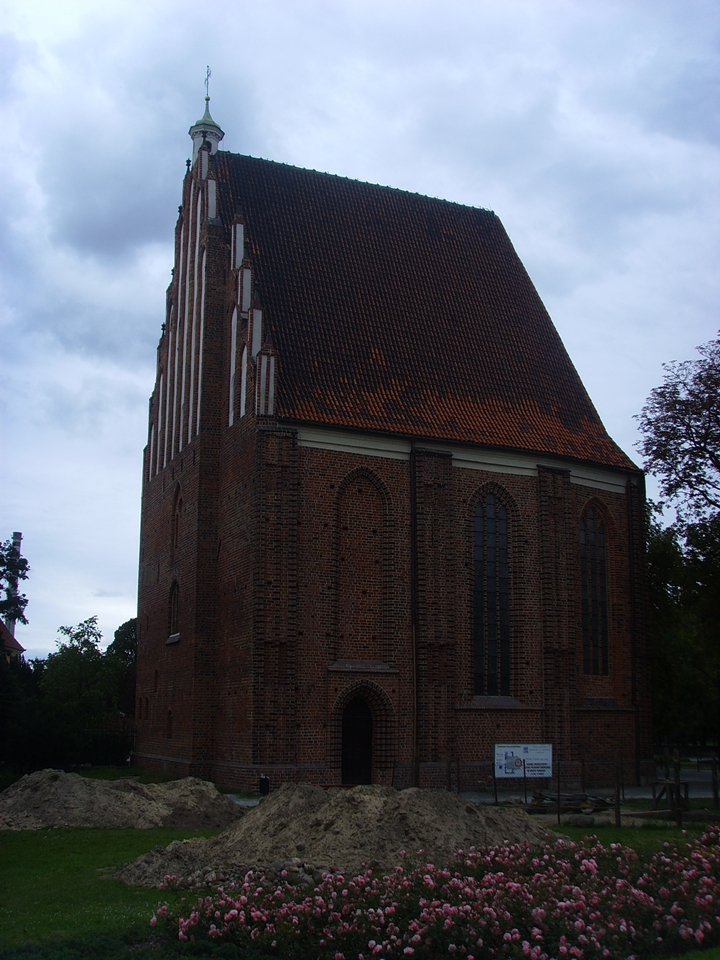
#> input picture images/church.jpg, 720 x 960 px, found by its file name
$ python image_contrast.py
#> lines starting #> are read from the running program, lines starting #| are printed output that depends on the picture
import cv2
import numpy as np
import matplotlib.pyplot as plt
from skimage.metrics import peak_signal_noise_ratio as psnr

img = cv2.imread('church.jpg')
#> img is the input picture: shape (960, 720, 3); mean B, G, R 103.9, 94.5, 90.2
img_rgb = cv2.cvtColor(img, cv2.COLOR_BGR2RGB)

lab_eq = cv2.cvtColor(img_rgb, cv2.COLOR_RGB2LAB)
#> lab_eq: shape (960, 720, 3); mean of channels 0, 1, 2 95.7, 129, 123.1
l_eq, a_eq, b_eq = cv2.split(lab_eq)
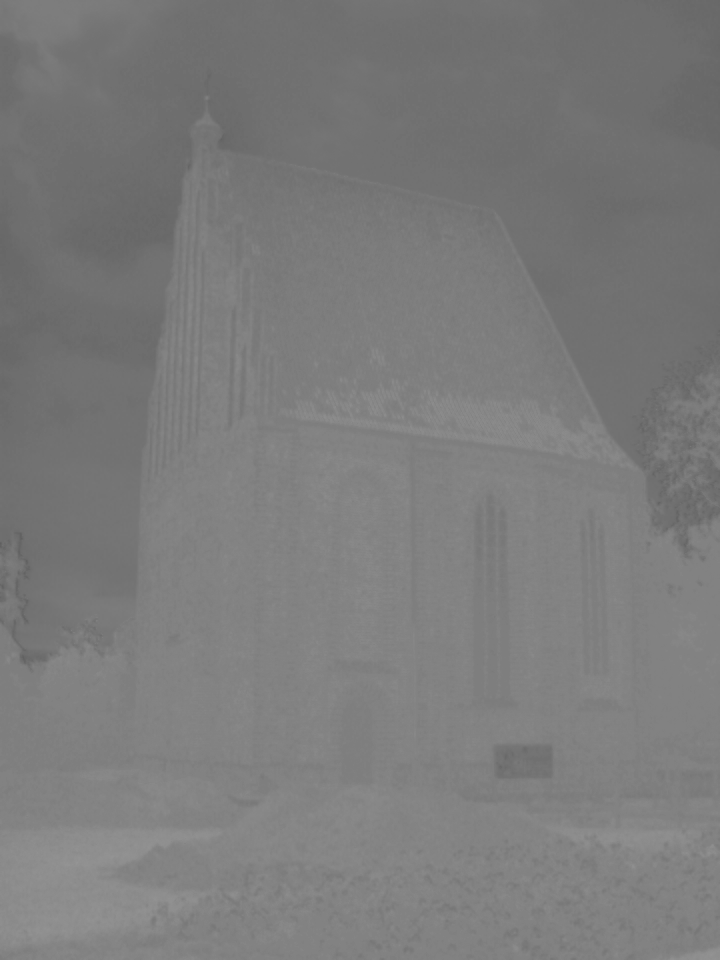
#> b_eq: shape (960, 720); min 95, max 149, mean 123.1
l_eq = cv2.equalizeHist(l_eq)
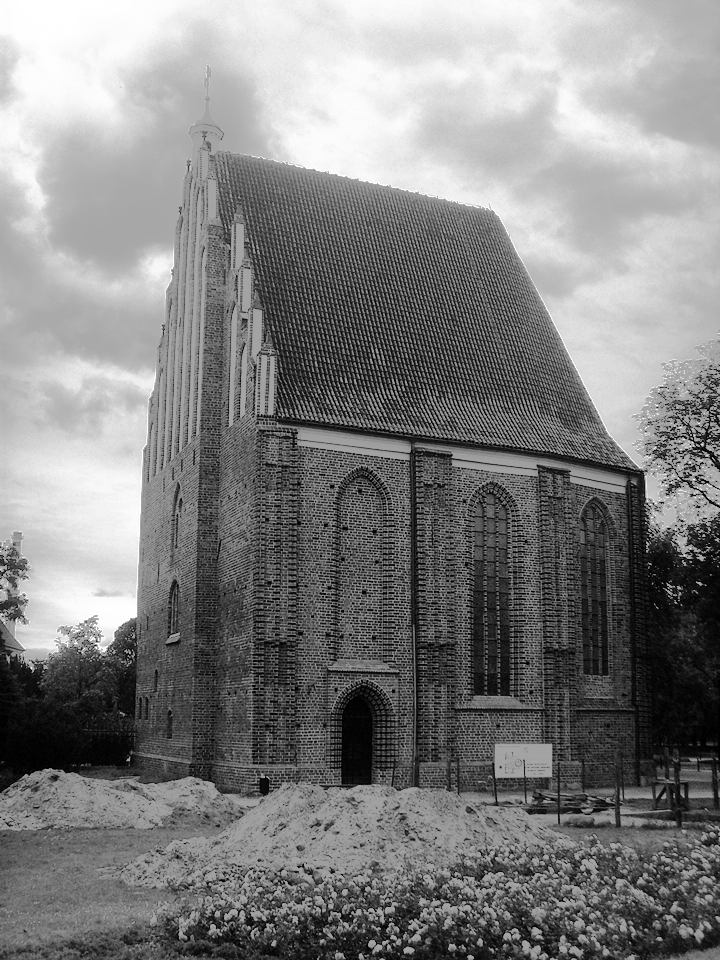
#> l_eq: shape (960, 720); min 0, max 255, mean 128.8
lab_eq_img = cv2.merge((l_eq, a_eq, b_eq))
#> lab_eq_img: shape (960, 720, 3); mean of channels 0, 1, 2 128.8, 129, 123.1
img_eq = cv2.cvtColor(lab_eq_img, cv2.COLOR_LAB2RGB)
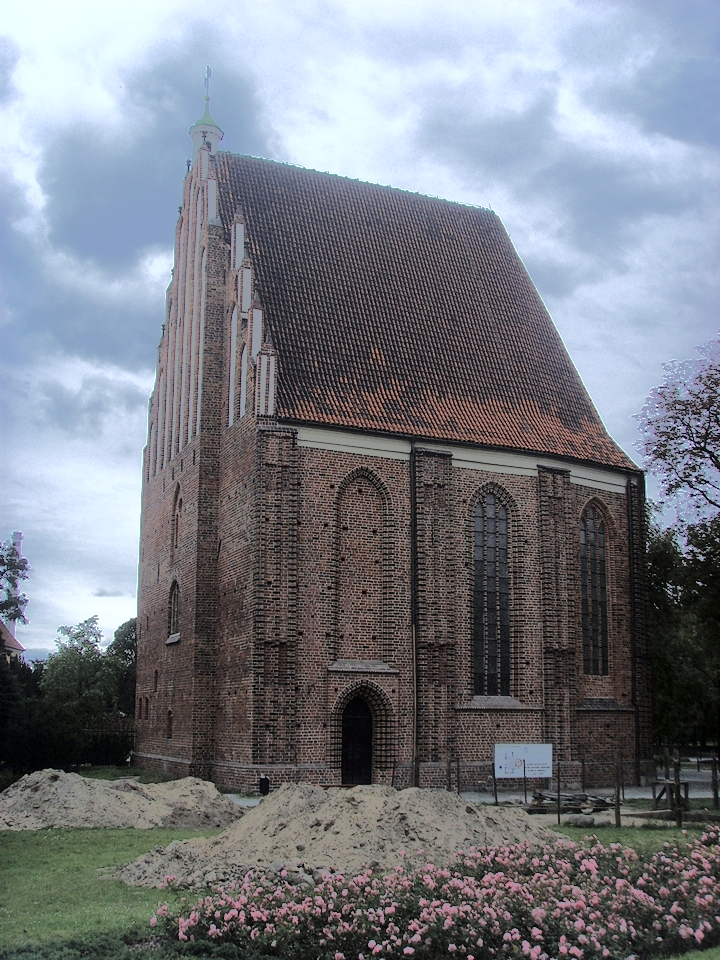
#> img_eq: shape (960, 720, 3); mean R, G, B 120.1, 124, 132.2

lab_clahe = cv2.cvtColor(img_rgb, cv2.COLOR_RGB2LAB)
l_clahe, a_clahe, b_clahe = cv2.split(lab_clahe)

clahe = cv2.createCLAHE(clipLimit=3.0, tileGridSize=(13, 13))
cl = clahe.apply(l_clahe)
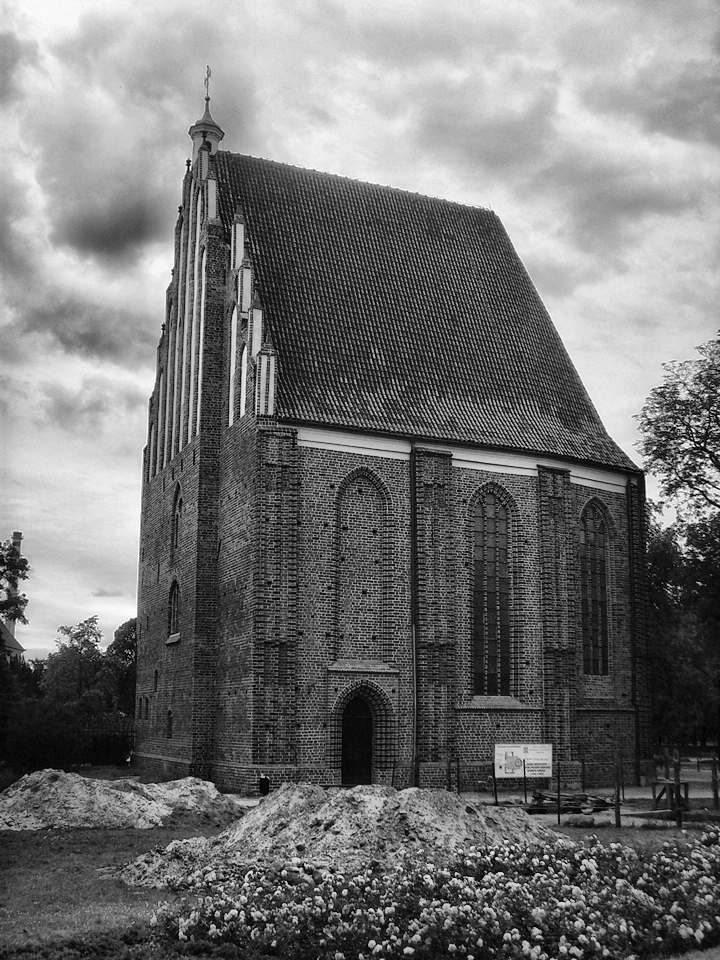
#> cl: shape (960, 720); min 0, max 255, mean 116.1

lab_clahe_img = cv2.merge((cl, a_clahe, b_clahe))
#> lab_clahe_img: shape (960, 720, 3); mean of channels 0, 1, 2 116.1, 129, 123.1
img_clahe = cv2.cvtColor(lab_clahe_img, cv2.COLOR_LAB2RGB)
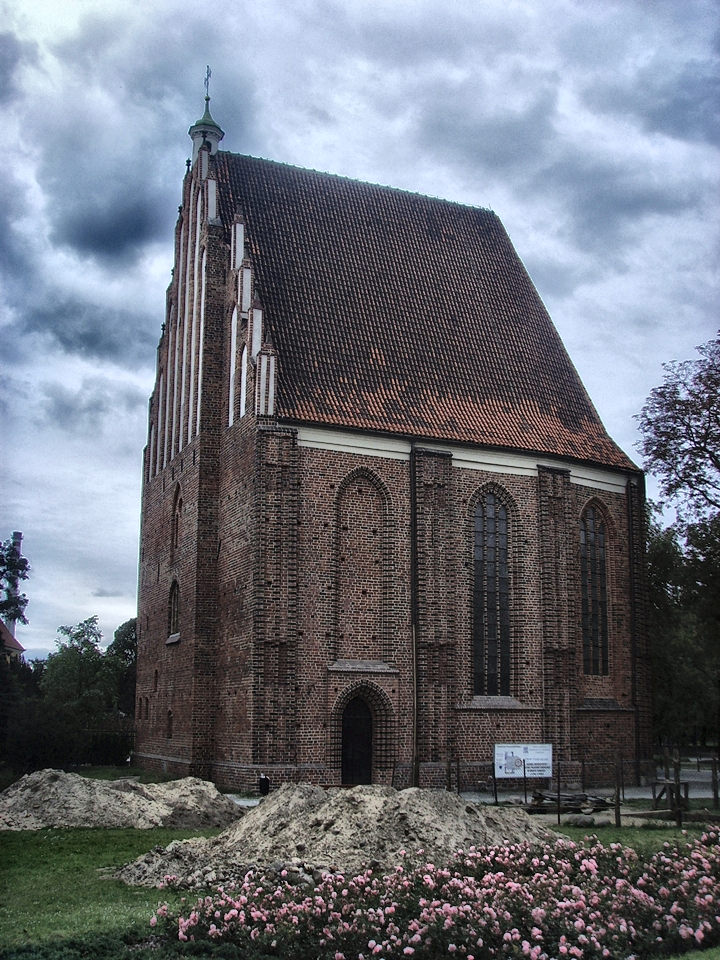
#> img_clahe: shape (960, 720, 3); mean R, G, B 107.9, 111.8, 121

plt.figure(figsize=(15, 10))

plt.subplot(2, 3, 1)
plt.title('Gambar Asli')
plt.imshow(img_rgb)
plt.axis('off')

plt.subplot(2, 3, 2)
plt.title('Histogram Equalization')
plt.imshow(img_eq)
plt.axis('off')

plt.subplot(2, 3, 3)
plt.title('CLAHE')
plt.imshow(img_clahe)
plt.axis('off')

plt.subplot(2, 3, 4)
plt.title('Histogram Asli')
plt.hist(cv2.cvtColor(img_rgb, cv2.COLOR_RGB2GRAY).ravel(),bins=256, range=[0, 256], color='blue')
plt.xlabel('Intensitas')
plt.ylabel('Frekuensi')

plt.subplot(2, 3, 5)
plt.title('Histogram Equalization')
plt.hist(l_eq.ravel(), bins=256, range=[0, 256], color='blue')
plt.xlabel('Intensitas')

plt.subplot(2, 3, 6)
plt.title('Histogram CLAHE')
plt.hist(cl.ravel(), bins=256, range=[0, 256], color='blue')
plt.xlabel('Intensitas')

plt.tight_layout()
plt.show()
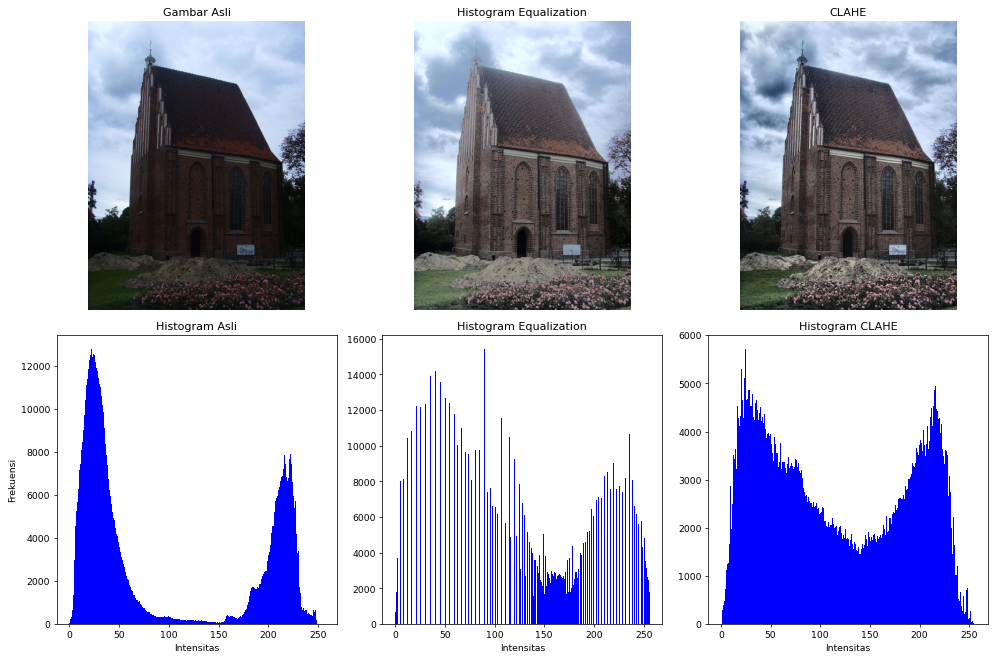
#> figure drawn by matplotlib, 6 panels; panel 4: tallest bar 12791 high, from x = 22 to 23; panel 5: tallest bar 15434 high, from x = 89 to 90; panel 6: tallest bar 5718 high, from x = 24 to 25


def psnr(img1, img2):
    mse = np.mean((img1.astype(np.float32) - img2.astype(np.float32)) ** 2)
#> mse = 2055.5
    if mse == 0:
        return float('inf')
    PIXEL_MAX = 255.0
    return 20 * np.log10(PIXEL_MAX / np.sqrt(mse))


psnr_he = psnr(img_rgb, img_eq)
#> psnr_he = 15
psnr_clahe = psnr(img_rgb, img_clahe)
#> psnr_clahe = 16.21

print(f"PSNR Histogram Equalization: {psnr_he:.2f} dB")
#| PSNR Histogram Equalization: 15.00 dB
print(f"PSNR CLAHE: {psnr_clahe:.2f} dB")
#| PSNR CLAHE: 16.21 dB
